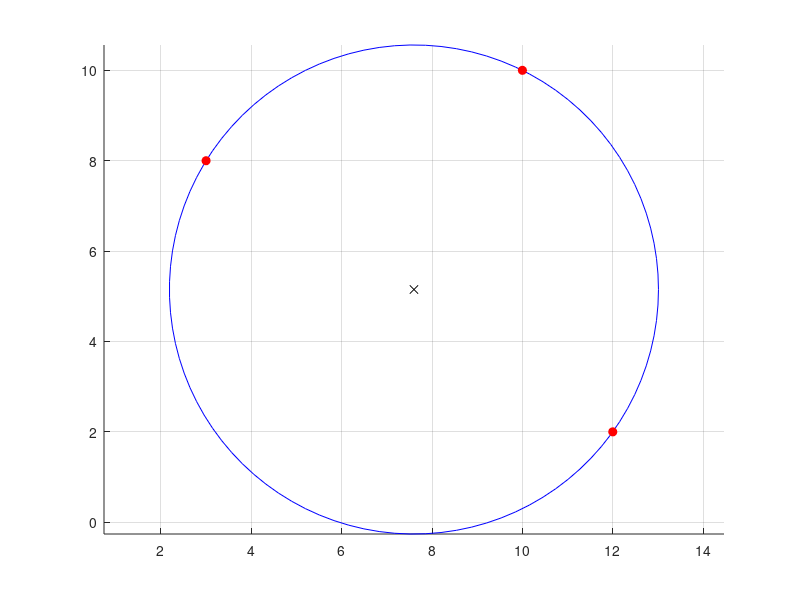

The MATLAB script that drew this image:
clear; clc; close all;

x1 = 10; y1 = 10;
x2 = 12; y2 = 2;
x3 = 3;  y3 = 8;

% sys.
A = [ 1,   x1,   y1;
      1,   x2,   y2;
      3, 3*x3, 3*y3 ];
  
b = [ x1^2 + y1^2;
      x2^2 + y2^2;
      3*(x3^2 + y3^2) ];

% lös c = [c1; c2; c3]
c = A\b;

% cirk param
X = c(2)/2;
Y = c(3)/2;
R = sqrt((c(2)/2)^2 + (c(3)/2)^2 + c(1));

disp(['medel = (', num2str(X, '%.4f'), ', ', num2str(Y, '%.4f'), ')']);
disp(['radie = ', num2str(R, '%.4f')]);

% plot
fi = linspace(0, 2*pi, 100);
x_circ = X + R * cos(fi);
y_circ = Y + R * sin(fi);

figure;
hold on;
plot(x_circ, y_circ, 'b-');
plot([x1; x2; x3], [y1; y2; y3], 'ro', 'MarkerFaceColor', 'r');
plot(X, Y, 'kx');
axis equal;
grid on;
